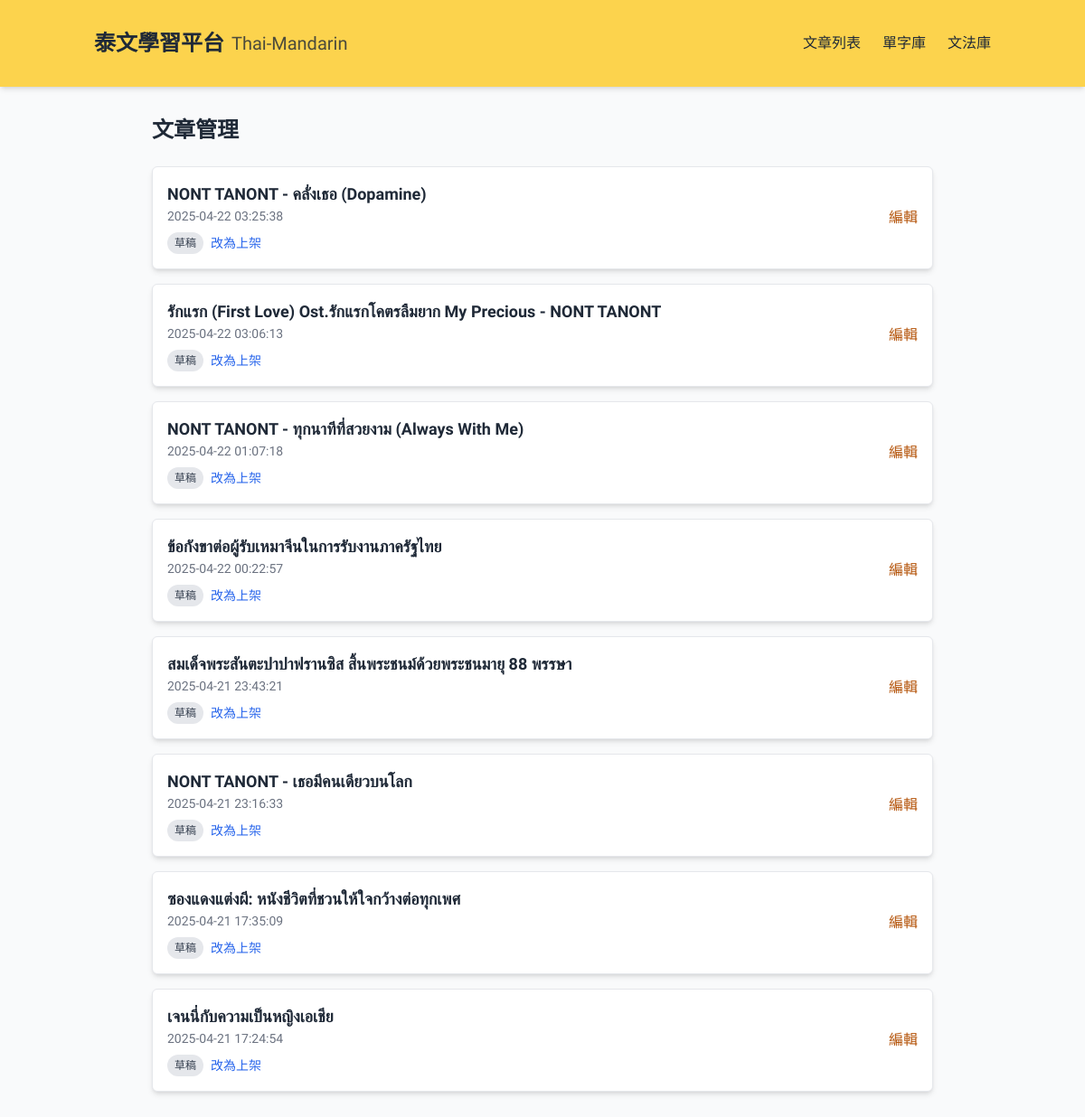
/admin, run on an earlier commit of the app's database.
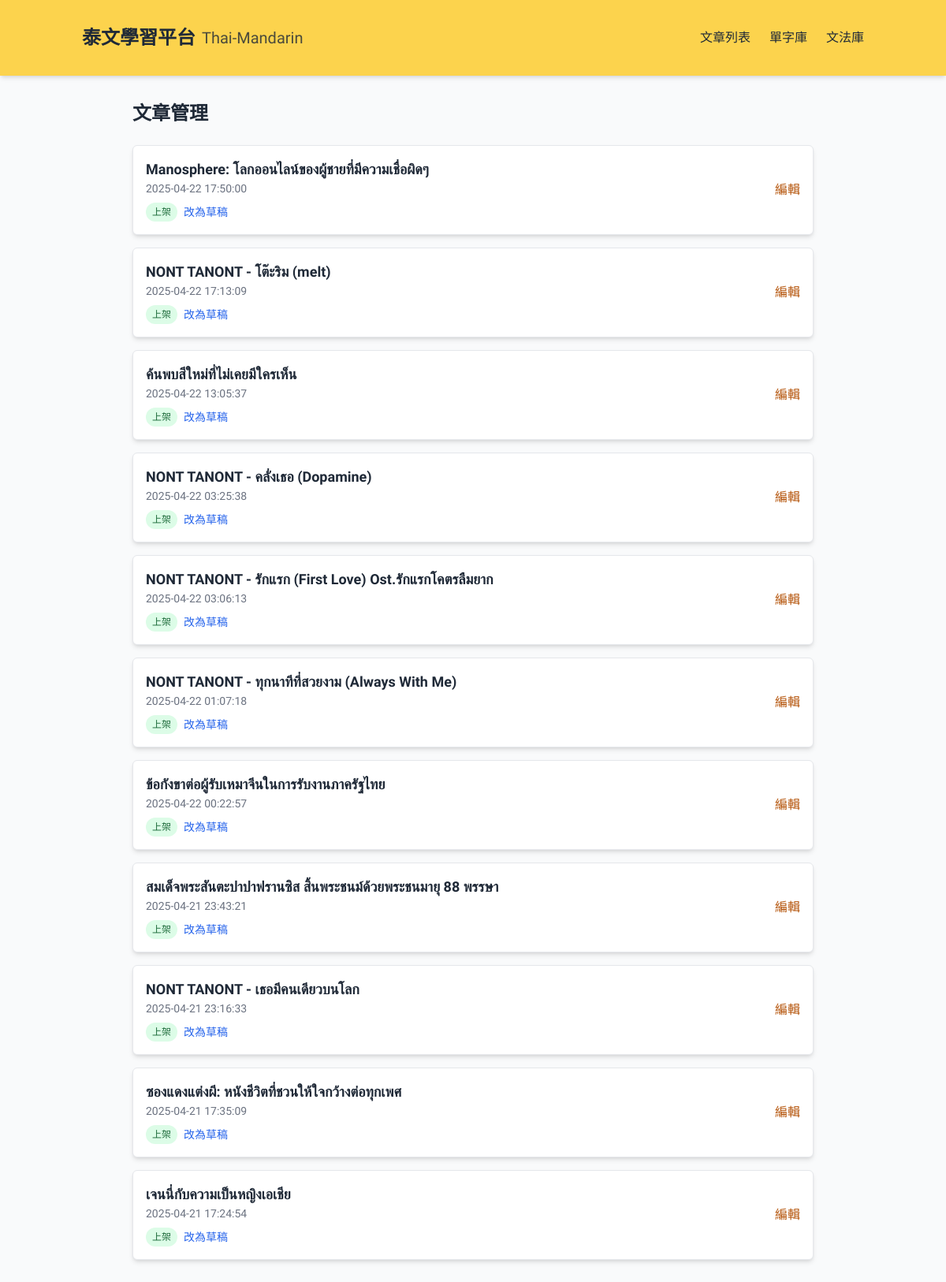
And on a later commit of the database.
### tables this page shows
CREATE TABLE Article (
    id INTEGER PRIMARY KEY,
    title TEXT,
    content TEXT,
    chineseContent TEXT,
    category TEXT,
    url TEXT,
    status TEXT,
    createdAt TEXT,
    updatedAt TEXT,
    authorId INTEGER,
    chineseTitle TEXT
);

### app_sqlite.py (the view)
@app.route('/admin')
def admin():
    conn = get_db_connection()
    articles = conn.execute('SELECT id, title, createdAt, status FROM Article ORDER BY createdAt DESC').fetchall()
    conn.close()
    return render_template('admin.html', articles=articles)

### app_sqlite.py (called while the page is built)
def get_db_connection():
    base_path = os.path.dirname(os.path.abspath(__file__))
    db_path = os.path.join(base_path, 'data.db')
    conn = sqlite3.connect(db_path)  # SQLite 檔名
    conn.row_factory = sqlite3.Row     # 讓取出的資料像字典一樣操作
    return conn

### templates/admin.html (shortened to what this page needs)
<!DOCTYPE html>
<html lang="zh-TW">
<head>
  <script src="https://cdn.tailwindcss.com"></script>
</head>
<body class="bg-gray-50">
  <nav class="bg-[#FCD34D] shadow-md sticky top-0 z-50">
    <div class="container mx-auto px-4 py-4">
      <div class="flex justify-between items-center py-4">
        <div class="flex items-center space-x-2">
          <span class="text-2xl font-bold text-[#1F2937]">泰文學習平台</span>
          <span class="thai-text text-xl text-[#1F2937]/80">Thai-Mandarin</span>
        </div>
        <div class="hidden md:flex space-x-6">
          <a href="/" class="text-[#1F2937] hover:text-[#B45309]">文章列表</a>
          <a href="/vocabulary" class="text-[#1F2937] hover:text-[#B45309]">單字庫</a>
          <a href="/grammar" class="text-[#1F2937] hover:text-[#B45309]">文法庫</a>
        </div>
      </div>
    </div>
</nav>
<div class="max-w-4xl mx-auto px-4 py-8">
  <h1 class="text-2xl font-bold text-[#1F2937] mb-6">文章管理</h1>
  <div class="space-y-4">
    {% for article in articles %}
      <div class="p-4 border rounded-md bg-white shadow-md">
        <div class="flex justify-between items-center">
          <div>
            <h2 class="text-lg font-semibold text-[#1F2937]">{{ article.title }}</h2>
            <p class="text-sm text-gray-500">{{ article.createdAt }}</p>
            <div class="flex items-center gap-2 mt-2">
              <span class="text-xs px-2 py-1 rounded-full {{ 'bg-green-100 text-green-800' if article.status == 'published' else 'bg-gray-200 text-gray-700' }}">
                {{ '上架' if article.status == 'published' else '草稿' }}
              </span>
              <form method="POST" action="/admin/toggle-status/{{ article.id }}">
                <button type="submit" class="text-sm text-blue-600 hover:underline">
                  {{ '改為草稿' if article.status == 'published' else '改為上架' }}
                </button>
              </form>
            </div>
          </div>
          <a href="/admin/edit-article/{{ article.id }}" class="text-[#B45309] hover:underline">編輯</a>
        </div>
      </div>
    {% endfor %}
  </div>
</div>

### templates/admin.html (style rules this page uses)
body { font-family: 'Noto Sans TC', 'Sarabun', sans-serif; background-color: #ffffff; }
.thai-text { font-family: 'Sarabun', sans-serif; }

What changed in the data, as far as the page shows it:
added Article: title "Manosphere: โลกออนไลน์ของผู้ชายที่มีความเชื่อผิดๆ", createdAt "2025-04-22 17:50:00", status "上架", status "改為草稿"
added Article: title "NONT TANONT - โต๊ะริม (melt)", createdAt "2025-04-22 17:13:09", status "上架", status "改為草稿"
added Article: title "ค้นพบสีใหม่ที่ไม่เคยมีใครเห็น", createdAt "2025-04-22 13:05:37", status "上架", status "改為草稿"
changed Article "NONT TANONT - คลั่งเธอ (Dopamine)": status "草稿" → "上架"; status "改為上架" → "改為草稿"
changed Article: title "รักแรก (First Love) Ost.รักแรกโคตรลืมยาก My Precious - NONT TANONT" → "NONT TANONT - รักแรก (First Love) Ost.รักแรกโคตรลืมยาก"; status "草稿" → "上架"; status "改為上架" → "改為草稿"
changed Article "NONT TANONT - ทุกนาทีที่สวยงาม (Always With Me)": status "草稿" → "上架"; status "改為上架" → "改為草稿"
changed Article "ข้อกังขาต่อผู้รับเหมาจีนในการรับงานภาครัฐไทย": status "草稿" → "上架"; status "改為上架" → "改為草稿"
changed Article "สมเด็จพระสันตะปาปาฟรานซิส สิ้นพระชนม์ด้วยพระชนมายุ 88 พรรษา": status "草稿" → "上架"; status "改為上架" → "改為草稿"
changed Article "NONT TANONT - เธอมีคนเดียวบนโลก": status "草稿" → "上架"; status "改為上架" → "改為草稿"
changed Article "ซองแดงแต่งผี: หนังชีวิตที่ชวนให้ใจกว้างต่อทุกเพศ": status "草稿" → "上架"; status "改為上架" → "改為草稿"
changed Article "เจนนี่กับความเป็นหญิงเอเชีย": status "草稿" → "上架"; status "改為上架" → "改為草稿"
